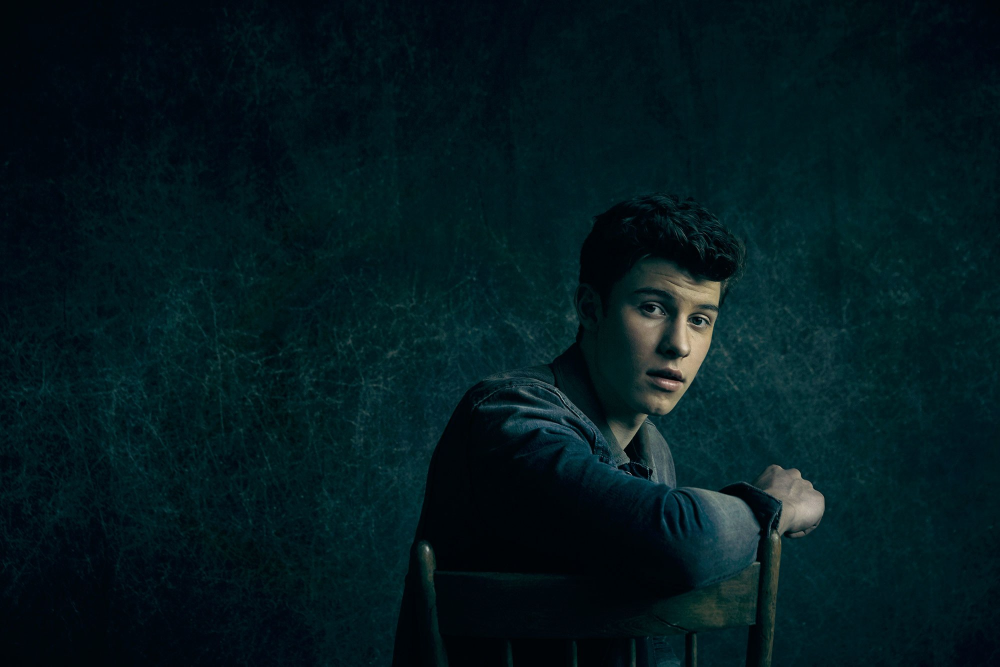
#> input picture Midterm/shawnMendes.jpg, 2000 x 1333 px (shown at 1/2 size)
$ jupyter execute --allow-errors Task1.ipynb   (older library calls are emulated)
#> lines starting #> are read from the running program, lines starting #| are printed output that depends on the picture
[cell 1]
from scipy import ndimage
import numpy as np
import matplotlib.image as img
import matplotlib.pyplot as plt
from skimage import color
from skimage import io
from skimage import util

import matplotlib.image as pltimg
image = io.imread('shawnMendes.jpg', as_grey=True)
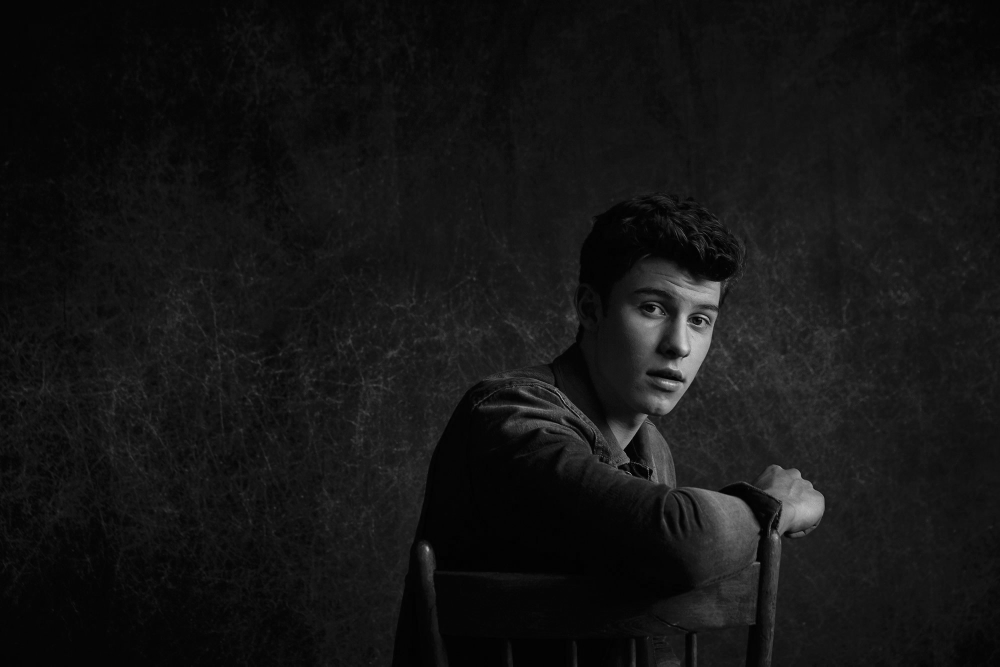
#> image: shape (1333, 2000) float64 (shown at 1/2 size); min 0.000565, max 0.943, mean 0.0831
#> (the rest of this cell did not finish here and is left out)


$ run again, with Midterm/dude.jpg copied over Midterm/shawnMendes.jpg
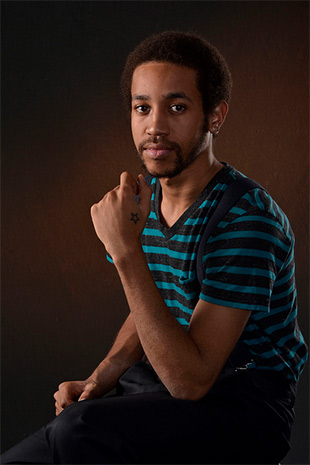
#> input picture Midterm/dude.jpg, 310 x 465 px
#> `image = io.imread('shawnMendes.jpg', as_grey=True)`:
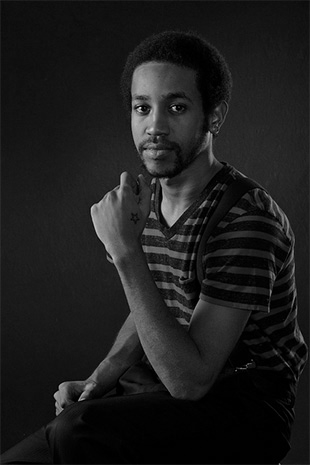
#> image: shape (465, 310) float64; min 0, max 0.896, mean 0.115
